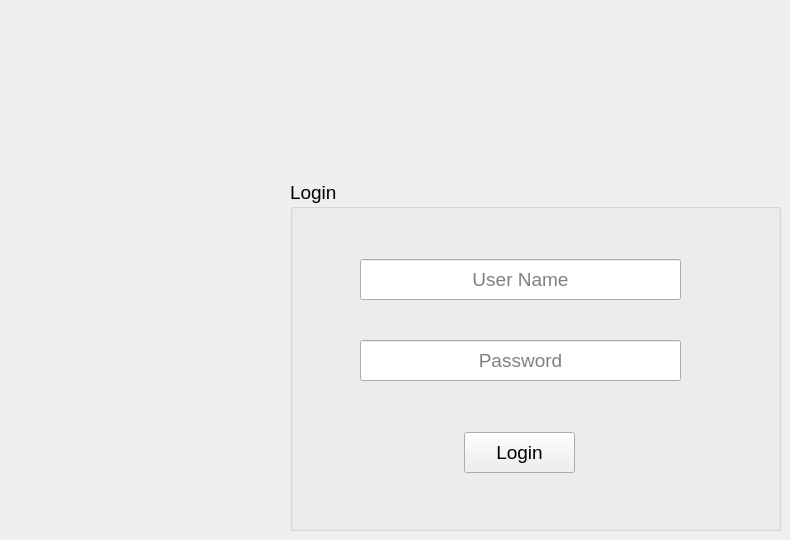
    <widget class="QWidget" name="tab_3">
     <attribute name="title">
      <string>Login</string>
     </attribute>
     <widget class="QGroupBox" name="groupBox_4">
      <property name="enabled">
       <bool>true</bool>
      </property>
      <property name="geometry">
       <rect>
        <x>290</x>
        <y>180</y>
        <width>491</width>
        <height>351</height>
       </rect>
      </property>
      <property name="font">
       <font>
        <pointsize>14</pointsize>
       </font>
      </property>
      <property name="title">
       <string>Login</string>
      </property>
      <widget class="QLineEdit" name="lineEdit_2">
       <property name="geometry">
        <rect>
         <x>70</x>
         <y>79</y>
         <width>321</width>
         <height>41</height>
        </rect>
       </property>
       <property name="alignment">
        <set>Qt::AlignCenter</set>
       </property>
       <property name="placeholderText">
        <string>User Name</string>
       </property>
      </widget>
      <widget class="QLineEdit" name="lineEdit_3">
       <property name="geometry">
        <rect>
         <x>70</x>
         <y>160</y>
         <width>321</width>
         <height>41</height>
        </rect>
       </property>
       <property name="echoMode">
        <enum>QLineEdit::Password</enum>
       </property>
       <property name="alignment">
        <set>Qt::AlignCenter</set>
       </property>
       <property name="placeholderText">
        <string>Password</string>
       </property>
      </widget>
      <widget class="QPushButton" name="pushButton_56">
       <property name="geometry">
        <rect>
         <x>174</x>
         <y>252</y>
         <width>111</width>
         <height>41</height>
        </rect>
       </property>
       <property name="text">
        <string>Login</string>
       </property>
      </widget>
     </widget>
    </widget>
